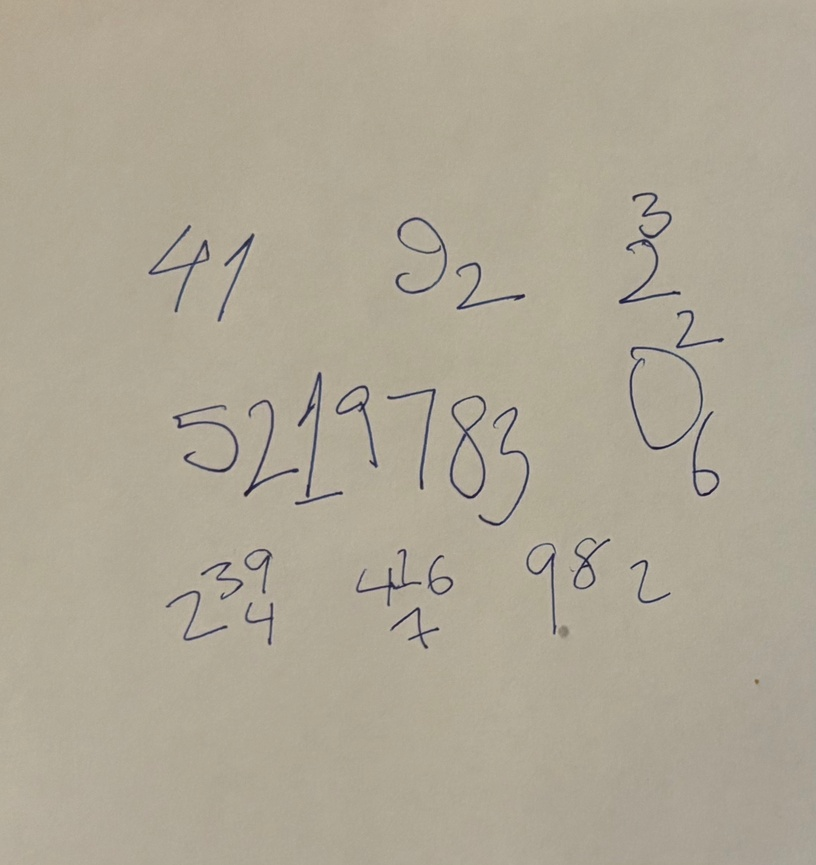
#> input picture DigitNN/data/input/hw3.jpeg, 816 x 865 px, shrunk from 2093 x 2220 before the run
$ python verify_image.py data/input/hw3.jpeg
#> lines starting #> are read from the running program, lines starting #| are printed output that depends on the picture
#!/usr/bin/env python3
import sys
sys.path.insert(0, '/Users/jawaharchirimar/Development/AIbyJC/DigitNN')
import cv2
import numpy as np

image_path = sys.argv[1]
img = cv2.imread(image_path, cv2.IMREAD_GRAYSCALE)
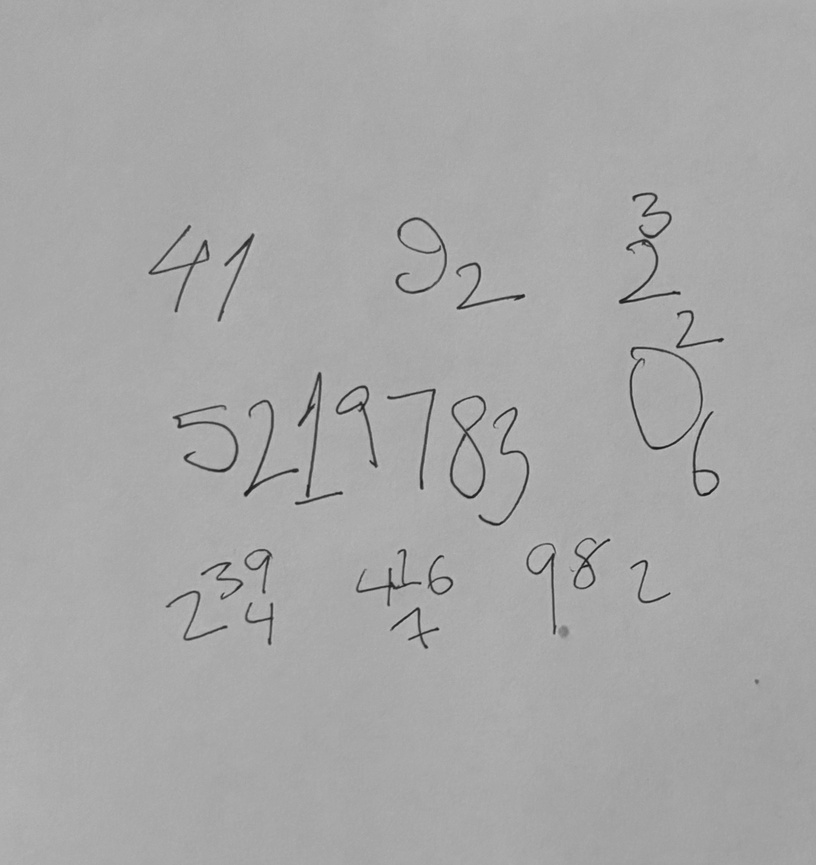
#> img: shape (865, 816); min 17, max 195, mean 167.6

print(f"Shape: {img.shape}")
#| Shape: (865, 816)
print(f"Dtype: {img.dtype}")
#| Dtype: uint8
print(f"Min: {img.min()}, Max: {img.max()}")
#| Min: 17, Max: 195
unique = np.unique(img)
#> unique = 173 values from 17 to 195
print(f"Unique values count: {len(unique)}")
#| Unique values count: 173
print(f"Unique values: {unique[:20]}")
#| Unique values: [17 21 22 23 24 25 26 27 28 29 30 31 32 33 34 35 36 37 38 39]

if img.shape == (28, 28):
    print("✓ 28x28")
else:
    print(f"✗ Shape: {img.shape}")
#| ✗ Shape: (865, 816)

if len(img.shape) == 2:
    print("✓ 2D (grayscale)")
else:
    print(f"✗ {len(img.shape)}D")
